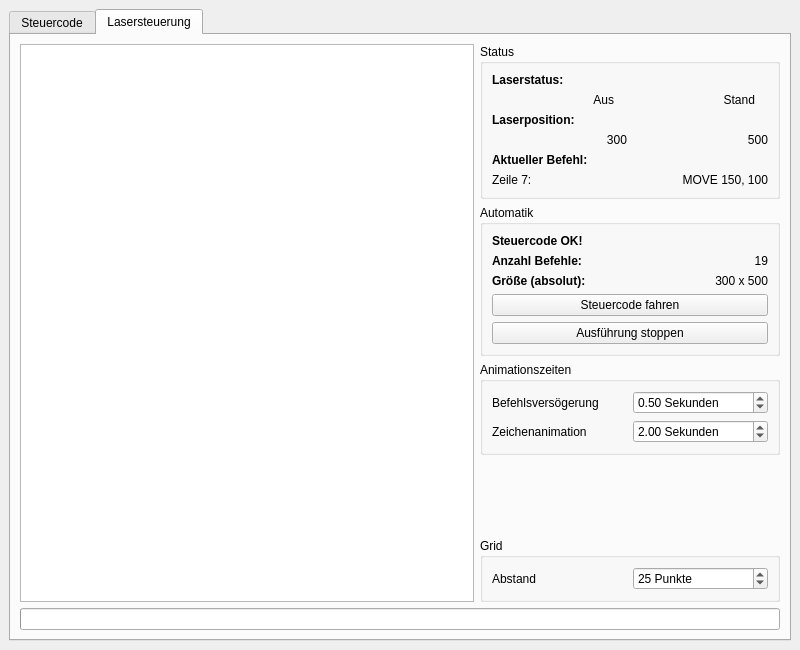
<?xml version="1.0" encoding="UTF-8"?>
<ui version="4.0">
 <class>MainWindow</class>
 <widget class="QMainWindow" name="MainWindow">
  <property name="geometry">
   <rect>
    <x>0</x>
    <y>0</y>
    <width>800</width>
    <height>650</height>
   </rect>
  </property>
  <property name="sizePolicy">
   <sizepolicy hsizetype="Preferred" vsizetype="Preferred">
    <horstretch>0</horstretch>
    <verstretch>0</verstretch>
   </sizepolicy>
  </property>
  <property name="minimumSize">
   <size>
    <width>800</width>
    <height>650</height>
   </size>
  </property>
  <property name="windowTitle">
   <string>Lasercutter</string>
  </property>
  <property name="documentMode">
   <bool>false</bool>
  </property>
  <widget class="QWidget" name="centralwidget">
   <layout class="QVBoxLayout" name="verticalLayout_2">
    <item>
     <widget class="QTabWidget" name="tabWidget">
      <property name="sizePolicy">
       <sizepolicy hsizetype="Expanding" vsizetype="Expanding">
        <horstretch>0</horstretch>
        <verstretch>0</verstretch>
       </sizepolicy>
      </property>
      <property name="currentIndex">
       <number>1</number>
      </property>
      <widget class="QWidget" name="codeTab">
       <attribute name="title">
        <string>Steuercode</string>
       </attribute>
       <layout class="QGridLayout" name="gridLayout_3">
        <item row="1" column="2" colspan="2">
         <widget class="QPushButton" name="openButton">
          <property name="maximumSize">
           <size>
            <width>320</width>
            <height>16777215</height>
           </size>
          </property>
          <property name="text">
           <string>Öffnen</string>
          </property>
         </widget>
        </item>
        <item row="0" column="0">
         <widget class="QLabel" name="label1">
          <property name="text">
           <string>Steuercode:</string>
          </property>
         </widget>
        </item>
        <item row="0" column="2" colspan="2">
         <widget class="QLabel" name="label2">
          <property name="maximumSize">
           <size>
            <width>320</width>
            <height>16777215</height>
           </size>
          </property>
          <property name="text">
           <string>Datei:</string>
          </property>
         </widget>
        </item>
        <item row="2" column="2" colspan="2">
         <widget class="QPushButton" name="saveButton">
          <property name="sizePolicy">
           <sizepolicy hsizetype="Minimum" vsizetype="Fixed">
            <horstretch>0</horstretch>
            <verstretch>0</verstretch>
           </sizepolicy>
          </property>
          <property name="maximumSize">
           <size>
            <width>320</width>
            <height>16777215</height>
           </size>
          </property>
          <property name="text">
           <string>Speichern</string>
          </property>
         </widget>
        </item>
        <item row="3" column="2" colspan="2">
         <widget class="QLabel" name="label3">
          <property name="maximumSize">
           <size>
            <width>320</width>
            <height>16777215</height>
           </size>
          </property>
          <property name="text">
           <string>Wertangaben:</string>
          </property>
         </widget>
        </item>
        <item row="4" column="2">
         <widget class="QRadioButton" name="relativeRadioButton">
          <property name="maximumSize">
           <size>
            <width>155</width>
            <height>16777215</height>
           </size>
          </property>
          <property name="text">
           <string>Relativ</string>
          </property>
          <property name="checked">
           <bool>false</bool>
          </property>
         </widget>
        </item>
        <item row="4" column="3">
         <widget class="QRadioButton" name="absoluteRadioButton">
          <property name="maximumSize">
           <size>
            <width>155</width>
            <height>16777215</height>
           </size>
          </property>
          <property name="text">
           <string>Absolut</string>
          </property>
          <property name="checked">
           <bool>true</bool>
          </property>
         </widget>
        </item>
        <item row="5" column="2" colspan="2">
         <widget class="QLabel" name="label4">
          <property name="maximumSize">
           <size>
            <width>320</width>
            <height>16777215</height>
           </size>
          </property>
          <property name="text">
           <string>Fehlermeldungen:</string>
          </property>
         </widget>
        </item>
        <item row="6" column="2" colspan="2">
         <widget class="QPlainTextEdit" name="codeLog">
          <property name="sizePolicy">
           <sizepolicy hsizetype="Expanding" vsizetype="Expanding">
            <horstretch>0</horstretch>
            <verstretch>0</verstretch>
           </sizepolicy>
          </property>
          <property name="minimumSize">
           <size>
            <width>320</width>
            <height>0</height>
           </size>
          </property>
          <property name="maximumSize">
           <size>
            <width>320</width>
            <height>16777215</height>
           </size>
          </property>
          <property name="font">
           <font>
            <family>Courier</family>
           </font>
          </property>
          <property name="readOnly">
           <bool>true</bool>
          </property>
          <property name="plainText">
           <string>Keine Fehler.
Code in Ordnung.
----------------
</string>
          </property>
         </widget>
        </item>
        <item row="1" column="0" rowspan="6" colspan="2">
         <widget class="QTextEdit" name="codeEdit">
          <property name="sizePolicy">
           <sizepolicy hsizetype="Expanding" vsizetype="Expanding">
            <horstretch>0</horstretch>
            <verstretch>0</verstretch>
           </sizepolicy>
          </property>
          <property name="font">
           <font>
            <family>Courier</family>
            <pointsize>14</pointsize>
           </font>
          </property>
          <property name="lineWrapMode">
           <enum>QTextEdit::WidgetWidth</enum>
          </property>
         </widget>
        </item>
       </layout>
      </widget>
      <widget class="QWidget" name="simTab">
       <attribute name="title">
        <string>Lasersteuerung</string>
       </attribute>
       <layout class="QGridLayout" name="gridLayout">
        <item row="6" column="1">
         <widget class="QGroupBox" name="groupBox_2">
          <property name="title">
           <string>Grid</string>
          </property>
          <layout class="QGridLayout" name="gridLayout_6">
           <item row="0" column="2">
            <widget class="QSpinBox" name="gridSizeSpinner">
             <property name="suffix">
              <string> Punkte</string>
             </property>
             <property name="prefix">
              <string/>
             </property>
             <property name="minimum">
              <number>10</number>
             </property>
             <property name="maximum">
              <number>100</number>
             </property>
             <property name="singleStep">
              <number>5</number>
             </property>
             <property name="value">
              <number>25</number>
             </property>
            </widget>
           </item>
           <item row="0" column="1">
            <widget class="QLabel" name="label_3">
             <property name="text">
              <string>Abstand</string>
             </property>
            </widget>
           </item>
          </layout>
         </widget>
        </item>
        <item row="4" column="1">
         <widget class="QGroupBox" name="groupBox">
          <property name="minimumSize">
           <size>
            <width>300</width>
            <height>0</height>
           </size>
          </property>
          <property name="title">
           <string>Animationszeiten</string>
          </property>
          <layout class="QGridLayout" name="gridLayout_2">
           <item row="1" column="0">
            <widget class="QLabel" name="label_2">
             <property name="text">
              <string>Zeichenanimation</string>
             </property>
            </widget>
           </item>
           <item row="0" column="0">
            <widget class="QLabel" name="label">
             <property name="text">
              <string>Befehlsversögerung</string>
             </property>
            </widget>
           </item>
           <item row="1" column="1">
            <widget class="QDoubleSpinBox" name="drawDelaySpinner">
             <property name="suffix">
              <string> Sekunden</string>
             </property>
             <property name="minimum">
              <double>0.000000000000000</double>
             </property>
             <property name="maximum">
              <double>10.000000000000000</double>
             </property>
             <property name="singleStep">
              <double>0.500000000000000</double>
             </property>
             <property name="value">
              <double>2.000000000000000</double>
             </property>
            </widget>
           </item>
           <item row="0" column="1">
            <widget class="QDoubleSpinBox" name="stepDelaySpinner">
             <property name="suffix">
              <string> Sekunden</string>
             </property>
             <property name="maximum">
              <double>10.000000000000000</double>
             </property>
             <property name="singleStep">
              <double>0.500000000000000</double>
             </property>
             <property name="value">
              <double>0.500000000000000</double>
             </property>
            </widget>
           </item>
          </layout>
         </widget>
        </item>
        <item row="3" column="1">
         <widget class="QGroupBox" name="autoGroupBox">
          <property name="sizePolicy">
           <sizepolicy hsizetype="Fixed" vsizetype="Preferred">
            <horstretch>0</horstretch>
            <verstretch>0</verstretch>
           </sizepolicy>
          </property>
          <property name="minimumSize">
           <size>
            <width>300</width>
            <height>0</height>
           </size>
          </property>
          <property name="title">
           <string>Automatik</string>
          </property>
          <layout class="QGridLayout" name="gridLayout_4">
           <item row="3" column="1">
            <widget class="QLabel" name="codeSizeLabel">
             <property name="text">
              <string>300 x 500</string>
             </property>
             <property name="alignment">
              <set>Qt::AlignRight|Qt::AlignTrailing|Qt::AlignVCenter</set>
             </property>
            </widget>
           </item>
           <item row="4" column="0" colspan="2">
            <widget class="QPushButton" name="runCodeButton">
             <property name="sizePolicy">
              <sizepolicy hsizetype="Minimum" vsizetype="Fixed">
               <horstretch>0</horstretch>
               <verstretch>0</verstretch>
              </sizepolicy>
             </property>
             <property name="minimumSize">
              <size>
               <width>200</width>
               <height>0</height>
              </size>
             </property>
             <property name="text">
              <string>Steuercode fahren</string>
             </property>
            </widget>
           </item>
           <item row="2" column="1">
            <widget class="QLabel" name="cmdCountLabel">
             <property name="text">
              <string>19</string>
             </property>
             <property name="alignment">
              <set>Qt::AlignRight|Qt::AlignTrailing|Qt::AlignVCenter</set>
             </property>
            </widget>
           </item>
           <item row="3" column="0">
            <widget class="QLabel" name="label5">
             <property name="font">
              <font>
               <weight>75</weight>
               <bold>true</bold>
              </font>
             </property>
             <property name="text">
              <string>Größe (absolut):</string>
             </property>
            </widget>
           </item>
           <item row="2" column="0">
            <widget class="QLabel" name="label6">
             <property name="font">
              <font>
               <weight>75</weight>
               <bold>true</bold>
              </font>
             </property>
             <property name="text">
              <string>Anzahl Befehle:</string>
             </property>
            </widget>
           </item>
           <item row="5" column="0" colspan="2">
            <widget class="QPushButton" name="stopCodeButton">
             <property name="text">
              <string>Ausführung stoppen</string>
             </property>
            </widget>
           </item>
           <item row="1" column="0" colspan="2">
            <widget class="QLabel" name="codeLogLabel">
             <property name="font">
              <font>
               <weight>75</weight>
               <bold>true</bold>
              </font>
             </property>
             <property name="text">
              <string>Steuercode OK!</string>
             </property>
            </widget>
           </item>
          </layout>
         </widget>
        </item>
        <item row="2" column="0" rowspan="5">
         <widget class="QGraphicsView" name="simGView">
          <property name="backgroundBrush">
           <brush brushstyle="NoBrush">
            <color alpha="255">
             <red>0</red>
             <green>0</green>
             <blue>0</blue>
            </color>
           </brush>
          </property>
          <property name="renderHints">
           <set>QPainter::Antialiasing|QPainter::HighQualityAntialiasing|QPainter::TextAntialiasing</set>
          </property>
          <property name="transformationAnchor">
           <enum>QGraphicsView::NoAnchor</enum>
          </property>
          <property name="resizeAnchor">
           <enum>QGraphicsView::NoAnchor</enum>
          </property>
         </widget>
        </item>
        <item row="5" column="1">
         <spacer name="verticalSpacer">
          <property name="orientation">
           <enum>Qt::Vertical</enum>
          </property>
          <property name="sizeHint" stdset="0">
           <size>
            <width>20</width>
            <height>40</height>
           </size>
          </property>
         </spacer>
        </item>
        <item row="7" column="0" colspan="2">
         <widget class="QProgressBar" name="progressBar">
          <property name="value">
           <number>0</number>
          </property>
          <property name="textVisible">
           <bool>false</bool>
          </property>
         </widget>
        </item>
        <item row="2" column="1">
         <widget class="QGroupBox" name="statusGroupBox">
          <property name="sizePolicy">
           <sizepolicy hsizetype="Fixed" vsizetype="Preferred">
            <horstretch>0</horstretch>
            <verstretch>0</verstretch>
           </sizepolicy>
          </property>
          <property name="minimumSize">
           <size>
            <width>300</width>
            <height>0</height>
           </size>
          </property>
          <property name="title">
           <string>Status</string>
          </property>
          <layout class="QGridLayout" name="gridLayout_5">
           <item row="1" column="0">
            <widget class="QLabel" name="laserOnStateLabel">
             <property name="sizePolicy">
              <sizepolicy hsizetype="Expanding" vsizetype="Preferred">
               <horstretch>0</horstretch>
               <verstretch>0</verstretch>
              </sizepolicy>
             </property>
             <property name="text">
              <string>Aus</string>
             </property>
             <property name="alignment">
              <set>Qt::AlignRight|Qt::AlignTrailing|Qt::AlignVCenter</set>
             </property>
            </widget>
           </item>
           <item row="1" column="2">
            <widget class="QLabel" name="laserMoveStateLabel">
             <property name="sizePolicy">
              <sizepolicy hsizetype="Expanding" vsizetype="Preferred">
               <horstretch>0</horstretch>
               <verstretch>0</verstretch>
              </sizepolicy>
             </property>
             <property name="text">
              <string>Stand</string>
             </property>
             <property name="alignment">
              <set>Qt::AlignRight|Qt::AlignTrailing|Qt::AlignVCenter</set>
             </property>
            </widget>
           </item>
           <item row="5" column="2" colspan="2">
            <widget class="QLabel" name="commandLabel">
             <property name="text">
              <string>MOVE 150, 100</string>
             </property>
             <property name="alignment">
              <set>Qt::AlignRight|Qt::AlignTrailing|Qt::AlignVCenter</set>
             </property>
            </widget>
           </item>
           <item row="3" column="2" colspan="2">
            <widget class="QLabel" name="laserPosYLabel">
             <property name="text">
              <string>500</string>
             </property>
             <property name="alignment">
              <set>Qt::AlignRight|Qt::AlignTrailing|Qt::AlignVCenter</set>
             </property>
            </widget>
           </item>
           <item row="3" column="0" colspan="2">
            <widget class="QLabel" name="laserPosXLabel">
             <property name="text">
              <string>300</string>
             </property>
             <property name="alignment">
              <set>Qt::AlignRight|Qt::AlignTrailing|Qt::AlignVCenter</set>
             </property>
            </widget>
           </item>
           <item row="5" column="0" colspan="2">
            <widget class="QLabel" name="commandLineLabel">
             <property name="text">
              <string>Zeile 7:</string>
             </property>
            </widget>
           </item>
           <item row="4" column="0" colspan="4">
            <widget class="QLabel" name="label9">
             <property name="font">
              <font>
               <weight>75</weight>
               <bold>true</bold>
              </font>
             </property>
             <property name="text">
              <string>Aktueller Befehl:</string>
             </property>
            </widget>
           </item>
           <item row="2" column="0" colspan="4">
            <widget class="QLabel" name="label8">
             <property name="font">
              <font>
               <weight>75</weight>
               <bold>true</bold>
              </font>
             </property>
             <property name="text">
              <string>Laserposition:</string>
             </property>
            </widget>
           </item>
           <item row="0" column="0" colspan="4">
            <widget class="QLabel" name="label7">
             <property name="font">
              <font>
               <weight>75</weight>
               <bold>true</bold>
              </font>
             </property>
             <property name="text">
              <string>Laserstatus:</string>
             </property>
            </widget>
           </item>
           <item row="1" column="1">
            <widget class="QLabel" name="laserStateIcon">
             <property name="text">
              <string/>
             </property>
             <property name="pixmap">
              <pixmap resource="../assets.qrc">:/icons/Assets/LaserOFF.png</pixmap>
             </property>
            </widget>
           </item>
           <item row="1" column="3">
            <widget class="QLabel" name="engineStateIcon">
             <property name="text">
              <string/>
             </property>
             <property name="pixmap">
              <pixmap resource="../assets.qrc">:/icons/Assets/EngineOFF.png</pixmap>
             </property>
            </widget>
           </item>
          </layout>
         </widget>
        </item>
       </layout>
      </widget>
     </widget>
    </item>
   </layout>
  </widget>
 </widget>
 <tabstops>
  <tabstop>openButton</tabstop>
  <tabstop>saveButton</tabstop>
  <tabstop>relativeRadioButton</tabstop>
  <tabstop>absoluteRadioButton</tabstop>
  <tabstop>codeLog</tabstop>
 </tabstops>
 <resources>
  <include location="../assets.qrc"/>
 </resources>
 <connections/>
</ui>
